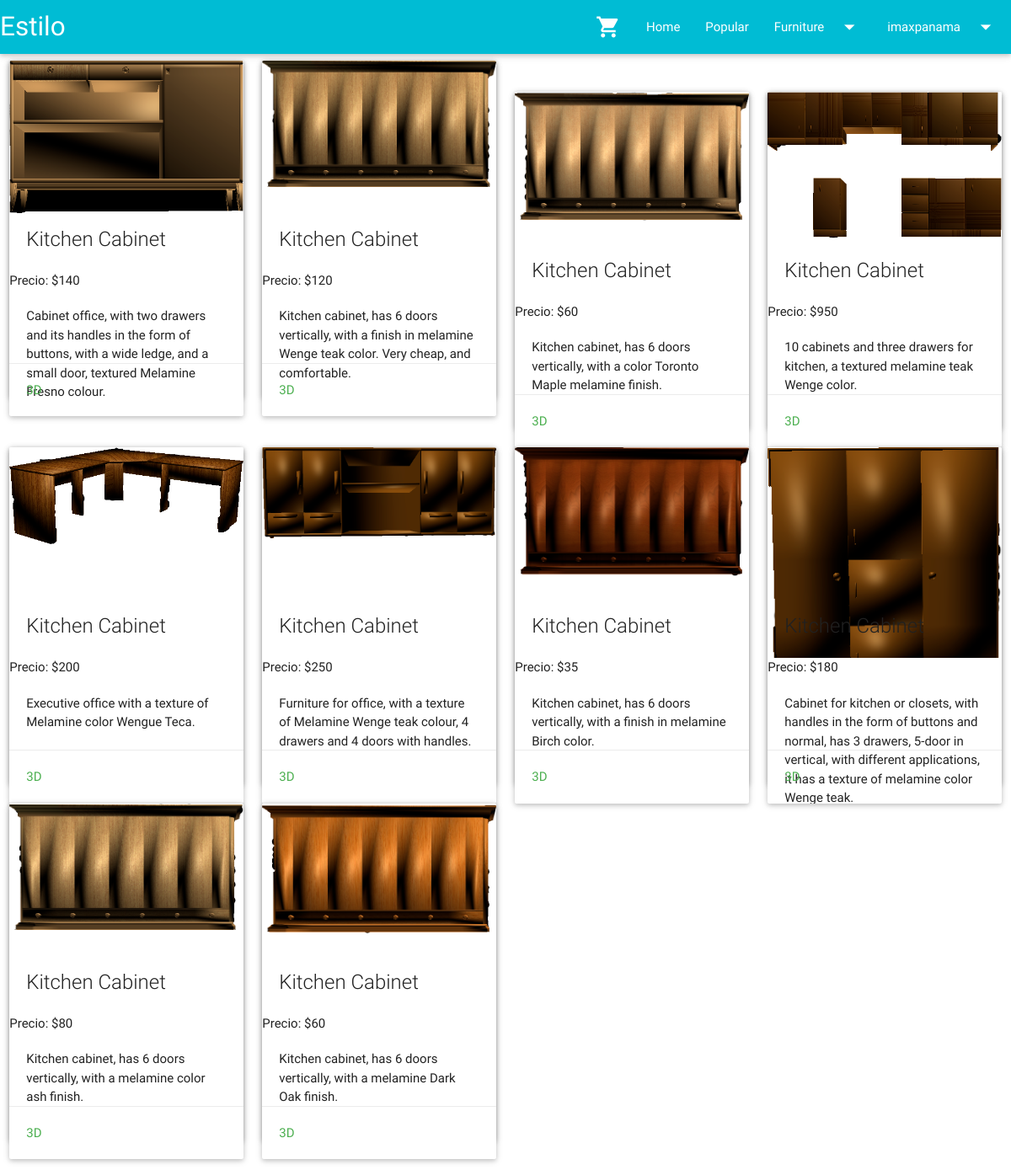
Screenshot of /perso.php (signed in) with the database file from the repository.
### tables this page shows
CREATE TABLE IF NOT EXISTS `furniture` (
  `idmueble` int(5) NOT NULL AUTO_INCREMENT,
  `nombre` varchar(50) NOT NULL,
  `descri` varchar(500) NOT NULL,
  `tipo` varchar(50) NOT NULL,
  `precio` double NOT NULL,
  `img` varchar(250) NOT NULL,
  `vis` int(10) NOT NULL,
  PRIMARY KEY (`idmueble`)
);

### perso.php (the view, shortened to what this page needs)
<?php
$consulta = 'SELECT * FROM furniture ORDER BY vis DESC LIMIT 10';
$result = mysql_query($consulta);
?>
<!doctype html>
<html lang="es">
<head>
  <link type="text/css" rel="stylesheet" href="css/style.css" media="screen, projection"/>
  <link type="text/css" rel="stylesheet" href="css/materialize.css"  media="screen,projection"/>
</head>
<body>
   <div class="row">
       <?php
       while($row = mysql_fetch_array($result)){
        ?>
        <div class="col s12 m3 ">
            <div class="card medium">
          <div class="card">
            <div class="card-image">
                <?php
                echo "<img src='".$row['img']."'>";
                ?>
                <span class="card-title activator grey-text text-darken-4">Kitchen Cabinet</span>
            </div>
              <?php
            echo "Precio: $".$row['precio'];
           ?>
            <div class="card-content">
                <?php
                echo $row['descri'];
                ?>
              <div class="card-action">
              <a class="green-text" href="3D/mueble6txt5.php">3D</a>
            </div>
          </div>
            </div>
        </div>
        </div>
       <?php
       }
       ?>
     </div>
</body>
</html>

### rows the page displays
furniture: img (picture), precio "140", descri "Cabinet office, with two drawers and its handles in the form of buttons, with a wide ledge, and a small door, textured Melamine Fresno colour."
furniture: img (picture), precio "120", descri "Kitchen cabinet, has 6 doors vertically, with a finish in melamine Wenge teak color. Very cheap, and comfortable."
furniture: shows a picture, precio "60", descri "Kitchen cabinet, has 6 doors vertically, with a color Toronto Maple melamine finish."
furniture: shows a picture, precio "950", descri "10 cabinets and three drawers for kitchen, a textured melamine teak Wenge color."
furniture: img (picture), precio "200", descri "Executive office with a texture of Melamine color Wengue Teca."
furniture: img (picture), precio "250", descri "Furniture for office, with a texture of Melamine Wenge teak colour, 4 drawers and 4 doors with handles."
furniture: img (picture), precio "35", descri "Kitchen cabinet, has 6 doors vertically, with a finish in melamine Birch color."
furniture: shows a picture, precio "180", descri "Cabinet for kitchen or closets, with handles in the form of buttons and normal, has 3 drawers, 5-door in vertical, with different applications, it has a texture of melamine color Wenge teak."
furniture: shows a picture, precio "80", descri "Kitchen cabinet, has 6 doors vertically, with a melamine color ash finish."
furniture: shows a picture, precio "60", descri "Kitchen cabinet, has 6 doors vertically, with a melamine Dark Oak finish."
